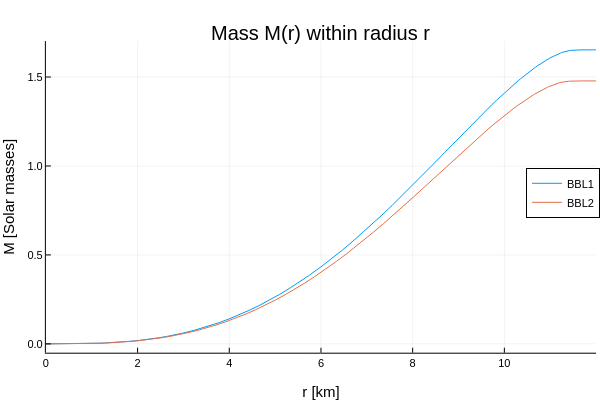

Notebook code for this chart:
### Code cell
plot(sol1.r/10^5, convertValue(sol1.m, MassDim(), CGS(), AstroUnits()), label = "BBL1", legend = :right)
plot!(sol2.r/10^5, convertValue(sol2.m, MassDim(), CGS(), AstroUnits()), label = "BBL2")
#plot!(sol2.r[sol2.r .< 12], sol2.e[sol2.r .< 12], label = "BBL2")
xlims!((0,12))
title!("Mass M(r) within radius r")
ylabel!("M [Solar masses]")
xlabel!("r [km]")

### Figure 1 — Plotly figure (JSON) as saved in the notebook; plotly's stock layout.template omitted (floating-point values rounded to 4 significant figures; data arrays with more than 128 entries replaced by an {"elided": "..."} marker saying what was removed)
{"data": [{"colorbar": {"len": 0.8657, "title": "", "x": 0.9934, "y": 0.5087}, "legendgroup": "BBL1", "line": {"color": "rgba(0, 154, 250, 1.000)", "dash": "solid", "shape": "linear", "width": 1}, "mode": "lines", "name": "BBL1", "showlegend": true, "type": "scatter", "x": {"elided": "606 float values"}, "xaxis": "x", "y": {"elided": "606 float values"}, "yaxis": "y"}, {"colorbar": {"len": 0.8657, "title": "", "x": 0.9934, "y": 0.5087}, "legendgroup": "BBL2", "line": {"color": "rgba(227, 111, 71, 1.000)", "dash": "solid", "shape": "linear", "width": 1}, "mode": "lines", "name": "BBL2", "showlegend": true, "type": "scatter", "x": {"elided": "600 float values"}, "xaxis": "x", "y": {"elided": "600 float values"}, "yaxis": "y"}], "layout": {"annotations": [{"font": {"color": "rgba(0, 0, 0, 1.000)", "family": "sans-serif", "size": 20}, "rotation": 0, "showarrow": false, "text": "Mass M(r) within radius r", "x": 0.535, "xanchor": "center", "xref": "paper", "y": 1, "yanchor": "top", "yref": "paper"}], "height": 400, "legend": {"bgcolor": "rgba(255, 255, 255, 1.000)", "bordercolor": "rgba(0, 0, 0, 1.000)", "borderwidth": 1, "font": {"color": "rgba(0, 0, 0, 1.000)", "family": "sans-serif", "size": 11}, "title": {"font": {"color": "rgba(0, 0, 0, 1.000)", "family": "sans-serif", "size": 15}, "text": ""}, "tracegroupgap": 0, "traceorder": "normal", "x": 1, "xanchor": "right", "y": 0.52, "yanchor": "middle"}, "margin": {"b": 20, "l": 0, "r": 0, "t": 20}, "paper_bgcolor": "rgba(255, 255, 255, 1.000)", "plot_bgcolor": "rgba(255, 255, 255, 1.000)", "showlegend": true, "width": 600, "xaxis": {"anchor": "y", "domain": [0.07647, 0.9934], "gridcolor": "rgba(0, 0, 0, 0.100)", "gridwidth": 0.5, "linecolor": "rgba(0, 0, 0, 1.000)", "mirror": false, "range": [0, 12], "showgrid": true, "showline": true, "showticklabels": true, "tickangle": 0, "tickcolor": "rgb(0, 0, 0)", "tickfont": {"color": "rgba(0, 0, 0, 1.000)", "family": "sans-serif", "size": 11}, "tickmode": "array", "ticks": "inside", "ticktext": ["0", "2", "4", "6", "8", "10", "12"], "tickvals": [0, 2, 4, 6, 8, 10, 12], "title": "r [km]", "titlefont": {"color": "rgba(0, 0, 0, 1.000)", "family": "sans-serif", "size": 15}, "type": "-", "visible": true, "zeroline": false, "zerolinecolor": "rgba(0, 0, 0, 1.000)"}, "yaxis": {"anchor": "x", "domain": [0.07581, 0.9415], "gridcolor": "rgba(0, 0, 0, 0.100)", "gridwidth": 0.5, "linecolor": "rgba(0, 0, 0, 1.000)", "mirror": false, "range": [-0.04958, 1.702], "showgrid": true, "showline": true, "showticklabels": true, "tickangle": 0, "tickcolor": "rgb(0, 0, 0)", "tickfont": {"color": "rgba(0, 0, 0, 1.000)", "family": "sans-serif", "size": 11}, "tickmode": "array", "ticks": "inside", "ticktext": ["0.0", "0.5", "1.0", "1.5"], "tickvals": [0, 0.5, 1, 1.5], "title": "M [Solar masses]", "titlefont": {"color": "rgba(0, 0, 0, 1.000)", "family": "sans-serif", "size": 15}, "type": "-", "visible": true, "zeroline": false, "zerolinecolor": "rgba(0, 0, 0, 1.000)"}}}
